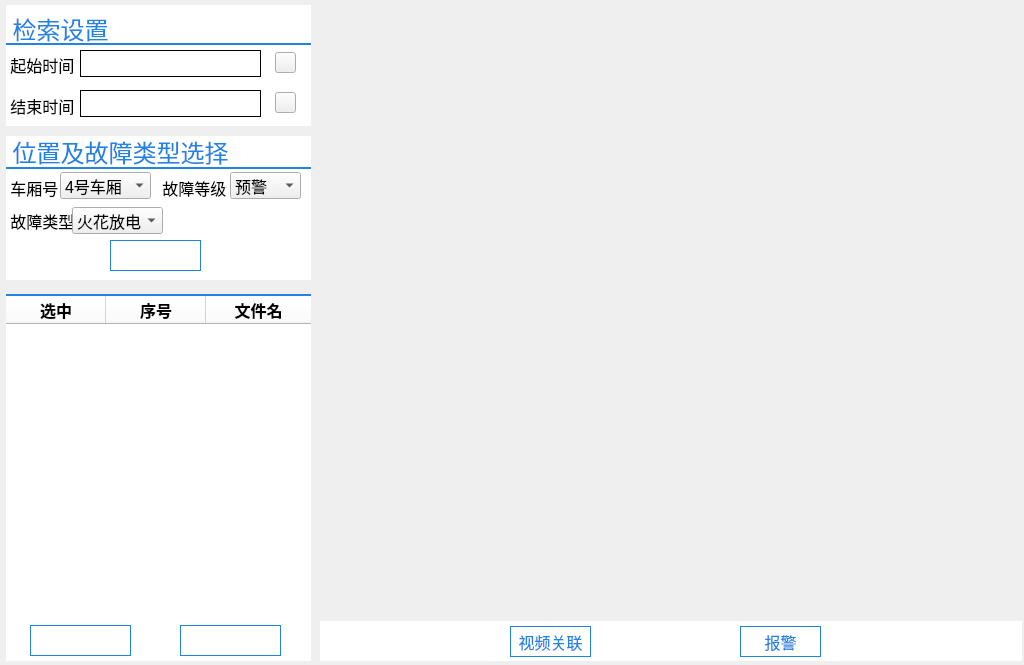
<?xml version="1.0" encoding="UTF-8"?>
<ui version="4.0">
 <class>inteAnalyWidget</class>
 <widget class="QWidget" name="inteAnalyWidget">
  <property name="geometry">
   <rect>
    <x>0</x>
    <y>0</y>
    <width>1024</width>
    <height>665</height>
   </rect>
  </property>
  <property name="windowTitle">
   <string>Form</string>
  </property>
  <widget class="QLabel" name="label_2">
   <property name="geometry">
    <rect>
     <x>6</x>
     <y>5</y>
     <width>305</width>
     <height>46</height>
    </rect>
   </property>
   <property name="font">
    <font>
     <pointsize>18</pointsize>
    </font>
   </property>
   <property name="styleSheet">
    <string notr="true"> #label_2 { 
	color: rgb(33, 131, 229);
    background-color: rgb(255, 255, 255);
  } 
 #label_2 * { 
     background-color:; 
 }</string>
   </property>
   <property name="text">
    <string> 检索设置</string>
   </property>
  </widget>
  <widget class="QDateTimeEdit" name="dateTimeEdit_2">
   <property name="geometry">
    <rect>
     <x>90</x>
     <y>90</y>
     <width>194</width>
     <height>27</height>
    </rect>
   </property>
   <property name="locale">
    <locale language="Chinese" country="China"/>
   </property>
   <property name="buttonSymbols">
    <enum>QAbstractSpinBox::PlusMinus</enum>
   </property>
   <property name="dateTime">
    <datetime>
     <hour>0</hour>
     <minute>0</minute>
     <second>0</second>
     <year>2016</year>
     <month>1</month>
     <day>1</day>
    </datetime>
   </property>
  </widget>
  <widget class="QComboBox" name="comboBox">
   <property name="geometry">
    <rect>
     <x>60</x>
     <y>170</y>
     <width>91</width>
     <height>27</height>
    </rect>
   </property>
   <item>
    <property name="text">
     <string>4号车厢</string>
    </property>
   </item>
   <item>
    <property name="text">
     <string>5号车厢</string>
    </property>
   </item>
  </widget>
  <widget class="QLabel" name="label_11">
   <property name="geometry">
    <rect>
     <x>6</x>
     <y>623</y>
     <width>305</width>
     <height>38</height>
    </rect>
   </property>
   <property name="font">
    <font>
     <pointsize>15</pointsize>
    </font>
   </property>
   <property name="styleSheet">
    <string notr="true"> #label_11 { 
    background-color: rgb(255, 255, 255);
  } 
 #label_11 * { 
     background-color:; 
 }</string>
   </property>
   <property name="text">
    <string/>
   </property>
  </widget>
  <widget class="QLabel" name="label_3">
   <property name="geometry">
    <rect>
     <x>6</x>
     <y>44</y>
     <width>305</width>
     <height>41</height>
    </rect>
   </property>
   <property name="font">
    <font>
     <pointsize>12</pointsize>
    </font>
   </property>
   <property name="styleSheet">
    <string notr="true"> #label_3 { 
	color: rgb(0, 0, 0);
    background-color: rgb(255, 255, 255);
  } 
 #label_3 * { 
     background-color:; 
 }</string>
   </property>
   <property name="text">
    <string> 起始时间</string>
   </property>
  </widget>
  <widget class="QLabel" name="label_7">
   <property name="geometry">
    <rect>
     <x>158</x>
     <y>167</y>
     <width>153</width>
     <height>41</height>
    </rect>
   </property>
   <property name="font">
    <font>
     <pointsize>12</pointsize>
    </font>
   </property>
   <property name="styleSheet">
    <string notr="true"> #label_7 { 
	color: rgb(0, 0, 0);
    background-color: rgb(255, 255, 255);
  } 
 #label_7 * { 
     background-color:; 
 }</string>
   </property>
   <property name="text">
    <string> 故障等级</string>
   </property>
  </widget>
  <widget class="QLabel" name="label_9">
   <property name="geometry">
    <rect>
     <x>6</x>
     <y>249</y>
     <width>305</width>
     <height>31</height>
    </rect>
   </property>
   <property name="font">
    <font>
     <pointsize>15</pointsize>
    </font>
   </property>
   <property name="styleSheet">
    <string notr="true"> #label_9 { 
	color: rgb(33, 131, 229);
    background-color: rgb(255, 255, 255);
  } 
 #label_9 * { 
     background-color:; 
 }</string>
   </property>
   <property name="text">
    <string/>
   </property>
  </widget>
  <widget class="QLabel" name="label_13">
   <property name="geometry">
    <rect>
     <x>320</x>
     <y>621</y>
     <width>702</width>
     <height>40</height>
    </rect>
   </property>
   <property name="font">
    <font>
     <pointsize>15</pointsize>
    </font>
   </property>
   <property name="styleSheet">
    <string notr="true">background-color: rgb(255, 255, 255);
</string>
   </property>
   <property name="text">
    <string/>
   </property>
  </widget>
  <widget class="QPushButton" name="pushButton_11">
   <property name="geometry">
    <rect>
     <x>610</x>
     <y>620</y>
     <width>41</width>
     <height>41</height>
    </rect>
   </property>
   <property name="text">
    <string/>
   </property>
   <property name="icon">
    <iconset resource="c3client.qrc">
     <normaloff>:/res/prev_nor.png</normaloff>:/res/prev_nor.png</iconset>
   </property>
   <property name="iconSize">
    <size>
     <width>41</width>
     <height>41</height>
    </size>
   </property>
   <property name="flat">
    <bool>true</bool>
   </property>
  </widget>
  <widget class="QPushButton" name="pushButton_7">
   <property name="geometry">
    <rect>
     <x>110</x>
     <y>210</y>
     <width>91</width>
     <height>31</height>
    </rect>
   </property>
   <property name="styleSheet">
    <string notr="true">color: rgb(255, 255, 255);
background-image: url(:/res/anniubk.png);
border-color: rgb(33, 131, 229);
border-width: 1px;
border-style: solid;</string>
   </property>
   <property name="text">
    <string>查询</string>
   </property>
  </widget>
  <widget class="QLabel" name="label_6">
   <property name="geometry">
    <rect>
     <x>6</x>
     <y>167</y>
     <width>156</width>
     <height>41</height>
    </rect>
   </property>
   <property name="font">
    <font>
     <pointsize>12</pointsize>
    </font>
   </property>
   <property name="styleSheet">
    <string notr="true"> #label_6 { 
	color: rgb(0, 0, 0);
    background-color: rgb(255, 255, 255);
  } 
 #label_6 * { 
     background-color:; 
 }</string>
   </property>
   <property name="text">
    <string> 车厢号</string>
   </property>
  </widget>
  <widget class="QLabel" name="label_8">
   <property name="geometry">
    <rect>
     <x>6</x>
     <y>208</y>
     <width>305</width>
     <height>41</height>
    </rect>
   </property>
   <property name="font">
    <font>
     <pointsize>15</pointsize>
    </font>
   </property>
   <property name="styleSheet">
    <string notr="true"> #label_8 { 
    background-color: rgb(255, 255, 255);
  } 
 #label_8 * { 
     background-color:; 
 }</string>
   </property>
   <property name="text">
    <string/>
   </property>
  </widget>
  <widget class="QLabel" name="label_5">
   <property name="geometry">
    <rect>
     <x>6</x>
     <y>136</y>
     <width>305</width>
     <height>31</height>
    </rect>
   </property>
   <property name="font">
    <font>
     <pointsize>18</pointsize>
    </font>
   </property>
   <property name="styleSheet">
    <string notr="true"> #label_5 { 
	color: rgb(33, 131, 229);
    background-color: rgb(255, 255, 255);
  } 
 #label_5 * { 
     background-color:; 
 }</string>
   </property>
   <property name="text">
    <string> 位置及故障类型选择</string>
   </property>
  </widget>
  <widget class="QLabel" name="label_12">
   <property name="geometry">
    <rect>
     <x>320</x>
     <y>7</y>
     <width>700</width>
     <height>606</height>
    </rect>
   </property>
   <property name="styleSheet">
    <string notr="true">color: rgb(255, 255, 255);
background-image: url(:/res/playerbk.png);</string>
   </property>
   <property name="text">
    <string/>
   </property>
  </widget>
  <widget class="QPushButton" name="pushButton_8">
   <property name="geometry">
    <rect>
     <x>30</x>
     <y>625</y>
     <width>101</width>
     <height>31</height>
    </rect>
   </property>
   <property name="font">
    <font>
     <pointsize>12</pointsize>
    </font>
   </property>
   <property name="styleSheet">
    <string notr="true">color: rgb(255, 255, 255);
background-image: url(:/res/anniubk.png);
border-color: rgb(33, 131, 229);
border-width: 1px;
border-style: solid;</string>
   </property>
   <property name="text">
    <string>故障图片下载</string>
   </property>
  </widget>
  <widget class="QLabel" name="label_4">
   <property name="geometry">
    <rect>
     <x>6</x>
     <y>85</y>
     <width>305</width>
     <height>41</height>
    </rect>
   </property>
   <property name="font">
    <font>
     <pointsize>12</pointsize>
    </font>
   </property>
   <property name="styleSheet">
    <string notr="true"> #label_4 { 
	color: rgb(0, 0, 0);
    background-color: rgb(255, 255, 255);
  } 
 #label_4 * { 
     background-color:; 
 }</string>
   </property>
   <property name="text">
    <string> 结束时间</string>
   </property>
  </widget>
  <widget class="QLabel" name="label_10">
   <property name="geometry">
    <rect>
     <x>6</x>
     <y>294</y>
     <width>305</width>
     <height>331</height>
    </rect>
   </property>
   <property name="font">
    <font>
     <pointsize>18</pointsize>
    </font>
   </property>
   <property name="styleSheet">
    <string notr="true"> #label_10 { 
    background-color: rgb(255, 255, 255);
  } 
 #label_10 * { 
     background-color:; 
 }</string>
   </property>
   <property name="text">
    <string/>
   </property>
  </widget>
  <widget class="QComboBox" name="comboBox_3">
   <property name="geometry">
    <rect>
     <x>60</x>
     <y>172</y>
     <width>91</width>
     <height>27</height>
    </rect>
   </property>
   <property name="font">
    <font>
     <pointsize>12</pointsize>
    </font>
   </property>
   <item>
    <property name="text">
     <string>4号车厢</string>
    </property>
   </item>
   <item>
    <property name="text">
     <string>5号车厢</string>
    </property>
   </item>
  </widget>
  <widget class="QComboBox" name="comboBox_4">
   <property name="geometry">
    <rect>
     <x>230</x>
     <y>172</y>
     <width>71</width>
     <height>27</height>
    </rect>
   </property>
   <property name="font">
    <font>
     <pointsize>12</pointsize>
    </font>
   </property>
   <item>
    <property name="text">
     <string>预警</string>
    </property>
   </item>
   <item>
    <property name="text">
     <string>告警</string>
    </property>
   </item>
   <item>
    <property name="text">
     <string>报警</string>
    </property>
   </item>
  </widget>
  <widget class="QLabel" name="label_14">
   <property name="geometry">
    <rect>
     <x>6</x>
     <y>200</y>
     <width>155</width>
     <height>41</height>
    </rect>
   </property>
   <property name="font">
    <font>
     <pointsize>12</pointsize>
    </font>
   </property>
   <property name="styleSheet">
    <string notr="true"> #label_14 { 
	color: rgb(0, 0, 0);
    background-color: rgb(255, 255, 255);
  } 
 #label_14 * { 
     background-color:; 
 }</string>
   </property>
   <property name="text">
    <string> 故障类型</string>
   </property>
  </widget>
  <widget class="QComboBox" name="comboBox_5">
   <property name="geometry">
    <rect>
     <x>72</x>
     <y>207</y>
     <width>91</width>
     <height>27</height>
    </rect>
   </property>
   <property name="font">
    <font>
     <pointsize>12</pointsize>
    </font>
   </property>
   <item>
    <property name="text">
     <string>火花放电</string>
    </property>
   </item>
  </widget>
  <widget class="QPushButton" name="pushButton_15">
   <property name="geometry">
    <rect>
     <x>110</x>
     <y>240</y>
     <width>91</width>
     <height>31</height>
    </rect>
   </property>
   <property name="font">
    <font>
     <pointsize>12</pointsize>
    </font>
   </property>
   <property name="styleSheet">
    <string notr="true">color: rgb(255, 255, 255);
background-image: url(:/res/anniubk.png);
border-color: rgb(33, 131, 229);
border-width: 1px;
border-style: solid;</string>
   </property>
   <property name="text">
    <string>查询</string>
   </property>
  </widget>
  <widget class="QPushButton" name="pushButton_16">
   <property name="geometry">
    <rect>
     <x>180</x>
     <y>625</y>
     <width>101</width>
     <height>31</height>
    </rect>
   </property>
   <property name="font">
    <font>
     <pointsize>12</pointsize>
    </font>
   </property>
   <property name="styleSheet">
    <string notr="true">color: rgb(255, 255, 255);
background-image: url(:/res/anniubk.png);
border-color: rgb(33, 131, 229);
border-width: 1px;
border-style: solid;</string>
   </property>
   <property name="text">
    <string>故障参数配置</string>
   </property>
  </widget>
  <widget class="QPushButton" name="pushButton_17">
   <property name="geometry">
    <rect>
     <x>680</x>
     <y>620</y>
     <width>41</width>
     <height>41</height>
    </rect>
   </property>
   <property name="text">
    <string/>
   </property>
   <property name="icon">
    <iconset resource="c3client.qrc">
     <normaloff>:/res/next_nor.png</normaloff>:/res/next_nor.png</iconset>
   </property>
   <property name="iconSize">
    <size>
     <width>41</width>
     <height>41</height>
    </size>
   </property>
   <property name="flat">
    <bool>true</bool>
   </property>
  </widget>
  <widget class="QPushButton" name="pushButton_32">
   <property name="geometry">
    <rect>
     <x>740</x>
     <y>626</y>
     <width>81</width>
     <height>31</height>
    </rect>
   </property>
   <property name="font">
    <font>
     <pointsize>12</pointsize>
    </font>
   </property>
   <property name="styleSheet">
    <string notr="true">color: rgb(33, 131, 229);
border-color: rgb(33, 131, 229);
border-width: 1px;
border-style: solid;</string>
   </property>
   <property name="text">
    <string>报警</string>
   </property>
  </widget>
  <widget class="QPushButton" name="pushButton_33">
   <property name="geometry">
    <rect>
     <x>510</x>
     <y>626</y>
     <width>81</width>
     <height>31</height>
    </rect>
   </property>
   <property name="font">
    <font>
     <pointsize>12</pointsize>
    </font>
   </property>
   <property name="styleSheet">
    <string notr="true">color: rgb(33, 131, 229);
border-color: rgb(33, 131, 229);
border-width: 1px;
border-style: solid;</string>
   </property>
   <property name="text">
    <string>视频关联</string>
   </property>
  </widget>
  <widget class="QLabel" name="startTimeLabel">
   <property name="geometry">
    <rect>
     <x>80</x>
     <y>50</y>
     <width>181</width>
     <height>27</height>
    </rect>
   </property>
   <property name="font">
    <font>
     <pointsize>12</pointsize>
    </font>
   </property>
   <property name="styleSheet">
    <string notr="true">color: rgb(0, 0, 0);
background-color: rgb(255, 255, 255);
border-color: rgb(0, 0, 0);
border-width: 1px;
border-style: solid;</string>
   </property>
   <property name="text">
    <string/>
   </property>
  </widget>
  <widget class="QLabel" name="endTimeLabel">
   <property name="geometry">
    <rect>
     <x>80</x>
     <y>90</y>
     <width>181</width>
     <height>27</height>
    </rect>
   </property>
   <property name="font">
    <font>
     <pointsize>12</pointsize>
    </font>
   </property>
   <property name="styleSheet">
    <string notr="true">color: rgb(0, 0, 0);
background-color: rgb(255, 255, 255);
border-color: rgb(0, 0, 0);
border-width: 1px;
border-style: solid;</string>
   </property>
   <property name="text">
    <string/>
   </property>
  </widget>
  <widget class="QPushButton" name="startTimeSetPushButton">
   <property name="geometry">
    <rect>
     <x>275</x>
     <y>52</y>
     <width>21</width>
     <height>21</height>
    </rect>
   </property>
   <property name="styleSheet">
    <string notr="true">border-image: url(:/res/time_set.png);</string>
   </property>
   <property name="text">
    <string/>
   </property>
  </widget>
  <widget class="QPushButton" name="startTimeSetPushButton_2">
   <property name="geometry">
    <rect>
     <x>275</x>
     <y>92</y>
     <width>21</width>
     <height>21</height>
    </rect>
   </property>
   <property name="styleSheet">
    <string notr="true">border-image: url(:/res/time_set.png);</string>
   </property>
   <property name="text">
    <string/>
   </property>
  </widget>
  <widget class="Line" name="line_4">
   <property name="geometry">
    <rect>
     <x>350</x>
     <y>670</y>
     <width>311</width>
     <height>2</height>
    </rect>
   </property>
   <property name="styleSheet">
    <string notr="true">border-top: 1px solid  rgb(33, 131, 229); 
background-color: rgb(33, 131, 229); </string>
   </property>
   <property name="orientation">
    <enum>Qt::Horizontal</enum>
   </property>
  </widget>
  <widget class="Line" name="line_5">
   <property name="geometry">
    <rect>
     <x>6</x>
     <y>294</y>
     <width>305</width>
     <height>2</height>
    </rect>
   </property>
   <property name="styleSheet">
    <string notr="true">border-top: 1px solid  rgb(33, 131, 229); 
background-color: rgb(33, 131, 229); </string>
   </property>
   <property name="orientation">
    <enum>Qt::Horizontal</enum>
   </property>
  </widget>
  <widget class="Line" name="line_6">
   <property name="geometry">
    <rect>
     <x>6</x>
     <y>167</y>
     <width>305</width>
     <height>2</height>
    </rect>
   </property>
   <property name="styleSheet">
    <string notr="true">border-top: 1px solid  rgb(33, 131, 229); 
background-color: rgb(33, 131, 229); </string>
   </property>
   <property name="orientation">
    <enum>Qt::Horizontal</enum>
   </property>
  </widget>
  <widget class="Line" name="line_7">
   <property name="geometry">
    <rect>
     <x>6</x>
     <y>43</y>
     <width>305</width>
     <height>2</height>
    </rect>
   </property>
   <property name="styleSheet">
    <string notr="true">border-top: 1px solid  rgb(33, 131, 229); 
background-color: rgb(33, 131, 229); </string>
   </property>
   <property name="orientation">
    <enum>Qt::Horizontal</enum>
   </property>
  </widget>
  <widget class="QTableWidget" name="recordFileTableWidget">
   <property name="geometry">
    <rect>
     <x>6</x>
     <y>296</y>
     <width>305</width>
     <height>301</height>
    </rect>
   </property>
   <property name="font">
    <font>
     <pointsize>12</pointsize>
    </font>
   </property>
   <property name="styleSheet">
    <string notr="true">border-style: none;
background-color: rgb(255, 255, 255);</string>
   </property>
   <property name="showGrid">
    <bool>false</bool>
   </property>
   <property name="columnCount">
    <number>3</number>
   </property>
   <attribute name="horizontalHeaderCascadingSectionResizes">
    <bool>false</bool>
   </attribute>
   <attribute name="horizontalHeaderDefaultSectionSize">
    <number>100</number>
   </attribute>
   <attribute name="horizontalHeaderShowSortIndicator" stdset="0">
    <bool>false</bool>
   </attribute>
   <attribute name="horizontalHeaderStretchLastSection">
    <bool>true</bool>
   </attribute>
   <attribute name="verticalHeaderVisible">
    <bool>false</bool>
   </attribute>
   <column>
    <property name="text">
     <string>选中</string>
    </property>
    <property name="font">
     <font>
      <pointsize>12</pointsize>
      <weight>75</weight>
      <bold>true</bold>
     </font>
    </property>
    <property name="textAlignment">
     <set>AlignCenter</set>
    </property>
    <property name="background">
     <color>
      <red>220</red>
      <green>220</green>
      <blue>220</blue>
     </color>
    </property>
   </column>
   <column>
    <property name="text">
     <string>序号</string>
    </property>
    <property name="font">
     <font>
      <pointsize>12</pointsize>
      <weight>75</weight>
      <bold>true</bold>
     </font>
    </property>
    <property name="textAlignment">
     <set>AlignCenter</set>
    </property>
    <property name="background">
     <color>
      <red>220</red>
      <green>220</green>
      <blue>220</blue>
     </color>
    </property>
   </column>
   <column>
    <property name="text">
     <string>文件名</string>
    </property>
    <property name="font">
     <font>
      <pointsize>12</pointsize>
      <weight>75</weight>
      <bold>true</bold>
     </font>
    </property>
    <property name="textAlignment">
     <set>AlignCenter</set>
    </property>
    <property name="background">
     <color>
      <red>220</red>
      <green>220</green>
      <blue>220</blue>
     </color>
    </property>
   </column>
  </widget>
 </widget>
 <resources>
  <include location="c3client.qrc"/>
 </resources>
 <connections/>
</ui>
